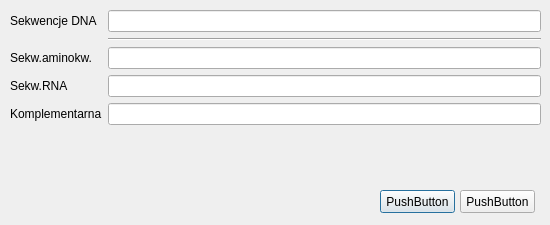
<?xml version="1.0" encoding="UTF-8"?>
<ui version="4.0">
 <class>Sekwencje</class>
 <widget class="QDialog" name="Sekwencje">
  <property name="geometry">
   <rect>
    <x>0</x>
    <y>0</y>
    <width>550</width>
    <height>225</height>
   </rect>
  </property>
  <property name="windowTitle">
   <string>Sekwencje</string>
  </property>
  <widget class="QWidget" name="formLayoutWidget">
   <property name="geometry">
    <rect>
     <x>10</x>
     <y>10</y>
     <width>531</width>
     <height>161</height>
    </rect>
   </property>
   <layout class="QFormLayout" name="formLayout">
    <item row="0" column="1">
     <widget class="QLineEdit" name="sekwencjaLineEdit"/>
    </item>
    <item row="0" column="0">
     <widget class="QLabel" name="sekwencjaLabel">
      <property name="text">
       <string>Sekwencje DNA</string>
      </property>
     </widget>
    </item>
    <item row="1" column="1">
     <widget class="Line" name="line">
      <property name="orientation">
       <enum>Qt::Horizontal</enum>
      </property>
     </widget>
    </item>
    <item row="4" column="0">
     <widget class="QLabel" name="komplementarnaLabel">
      <property name="text">
       <string>Komplementarna</string>
      </property>
     </widget>
    </item>
    <item row="4" column="1">
     <widget class="QLineEdit" name="komplementarnaLineEdit"/>
    </item>
    <item row="3" column="0">
     <widget class="QLabel" name="sekwRNALabel">
      <property name="text">
       <string>Sekw.RNA</string>
      </property>
     </widget>
    </item>
    <item row="3" column="1">
     <widget class="QLineEdit" name="sekwRNALineEdit"/>
    </item>
    <item row="2" column="0">
     <widget class="QLabel" name="sekwAminokwLabel">
      <property name="text">
       <string>Sekw.aminokw.</string>
      </property>
     </widget>
    </item>
    <item row="2" column="1">
     <widget class="QLineEdit" name="sekwAminokwLineEdit"/>
    </item>
   </layout>
  </widget>
  <widget class="QPushButton" name="pushButton">
   <property name="geometry">
    <rect>
     <x>380</x>
     <y>190</y>
     <width>75</width>
     <height>23</height>
    </rect>
   </property>
   <property name="text">
    <string>PushButton</string>
   </property>
  </widget>
  <widget class="QPushButton" name="pushButton_2">
   <property name="geometry">
    <rect>
     <x>460</x>
     <y>190</y>
     <width>75</width>
     <height>23</height>
    </rect>
   </property>
   <property name="text">
    <string>PushButton</string>
   </property>
  </widget>
 </widget>
 <resources/>
 <connections/>
</ui>
